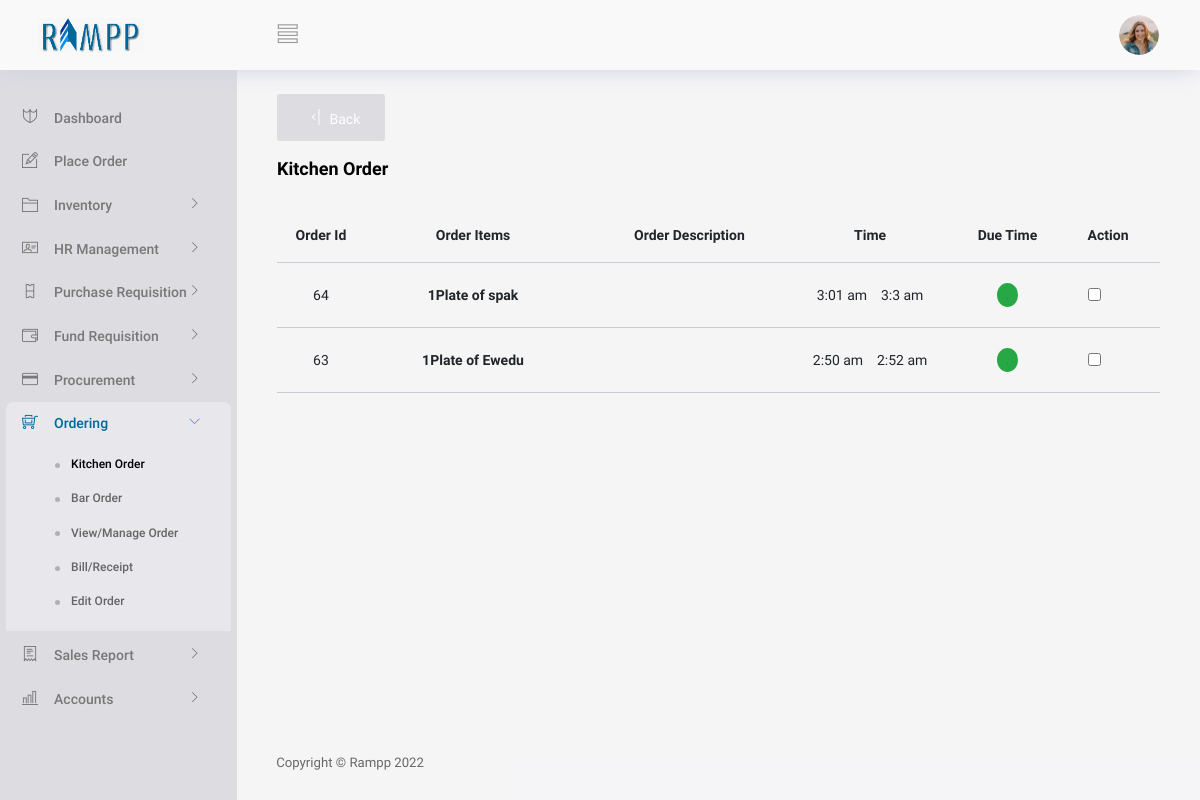
Page /View/Ordering/kichen.php (signed in) on the earlier database version.
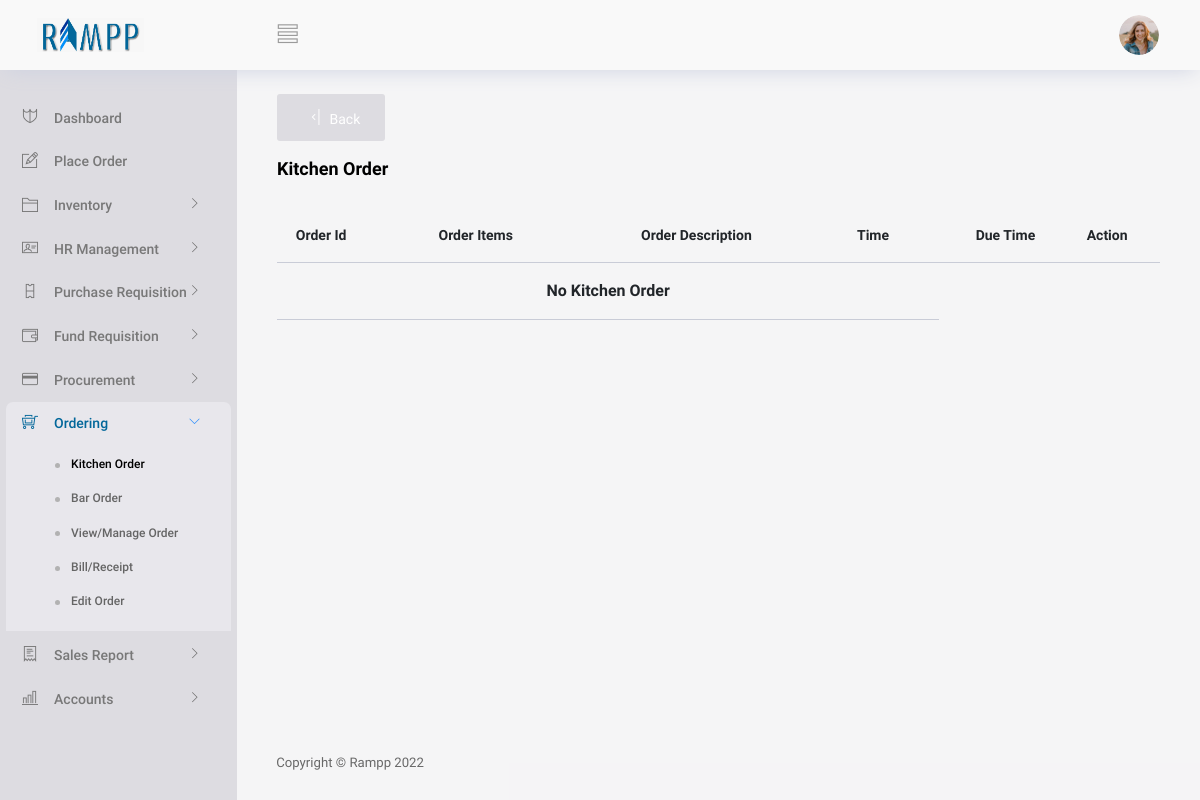
Same page on the later database version.
### tables this page shows
CREATE TABLE IF NOT EXISTS `orders` (
  `sellerid` int(10) DEFAULT NULL,
  `orderid` int(10) NOT NULL,
  `totaltime` int(30) NOT NULL,
  `totalammount` int(200) NOT NULL,
  `status` int(10) NOT NULL,
  `orderdate` date NOT NULL,
  `odertime` varchar(30) NOT NULL,
  `hr` int(10) NOT NULL,
  `min` int(10) NOT NULL,
  `ampm` varchar(20) NOT NULL,
  `br` int(20) NOT NULL,
  `kch` int(20) NOT NULL,
  `receipt` int(10) NOT NULL,
  `k` int(10) NOT NULL,
  `b` int(10) NOT NULL,
  `bill` int(10) NOT NULL,
  `kt` int(100) NOT NULL,
  `bt` int(100) NOT NULL,
  `totalProfit` int(100) NOT NULL,
  `customerId` int(70) NOT NULL,
  `hasKechenDisc` tinyint(1) DEFAULT NULL,
  `hasBarDisc` tinyint(1) DEFAULT NULL,
  `kechenDisc` longtext,
  `barDisc` longtext,
  `locationName` longtext,
  `serviceCharge` int(200) DEFAULT '0'
);

CREATE TABLE IF NOT EXISTS `orderditems` (
  `productname` varchar(200) NOT NULL,
  `price` int(100) NOT NULL,
  `quantity` int(100) NOT NULL,
  `amount` int(200) NOT NULL,
  `preptime` int(60) NOT NULL,
  `orderid` int(100) NOT NULL,
  `productcat` varchar(200) NOT NULL,
  `sn` int(200) NOT NULL,
  `finish` int(10) NOT NULL,
  `prepAt` varchar(100) NOT NULL,
  `description` varchar(200) NOT NULL,
  `dateOrderd` date DEFAULT NULL,
  `productId` int(100) NOT NULL,
  `profit` int(100) NOT NULL,
  `costprice` int(100) DEFAULT NULL,
  `sellingprice` int(100) DEFAULT NULL,
  `unitOfMeasure` varchar(70) NOT NULL,
  `id` int(11) NOT NULL AUTO_INCREMENT,
  `location` longtext,
  PRIMARY KEY (`id`)
);

### Controller/generalController.php (called while the page is built, shortened)
<?php
class GeneralController
{
    function getAllOrderItems($conn,$id)
    {
        $items = array();
        $query = "SELECT * FROM orderditems WHERE orderid ='$id'";
        $results = mysqli_query($conn, $query);
        while ($row = mysqli_fetch_array($results)) {
            $items[] = $row;
        }
        return $items;
    }
    function getAllKitchenOrder($conn)
    {
        $items = array();
        $query = "SELECT * FROM orders WHERE kch='1' AND `status`='0'";
        $results = mysqli_query($conn, $query);
        while ($row = mysqli_fetch_array($results)) {
            $items[] = $row;
        }
      return $items;
    }
    function check_in_array(array $array, $callback)
    {
        $value = call_user_func($callback, $array);
        return $value;
    }
}

### View/Ordering/kichen.php (the view, shortened to what the changed rows need)
<?php
   if(isset($_SESSION['validuser']))
   {
     include("../partials/_header.php");
     require("../../Controller/generalController.php");
     $conn = conString1();
    $UserUtils = new GeneralController();
    $order =  $UserUtils->getAllKitchenOrder($conn);
?>
<body>
  <div class="container-scroller">
    <div class="container-fluid page-body-wrapper">
      <div class="main-panel">
        <div class="content-wrapper gbgn">
          <br/>
          <br/>
         <div class="row">
         <div class="col-12 grid-margin ">
              <div class="" >
                <div class="">
                <div class="table-responsive">
                    <table class="table table-hover">
                        <thead>
                            <tr>
                            <th class="text-center" width="10%">Order Id</th>
                                <th class="text-center" width="25%">Order Items</th>
                                <th class="text-center" width="25%">Order Description</th>
                                <th class="text-center" width="15%">Time</th>
                                <th class="text-center" width="15%">Due Time</th>
                                <th class="text-left" width="10%">Action</th>
                            </tr>
                        </thead>
                        <tbody>
                        <?php
                        $data22 =  $UserUtils->check_in_array($order, function($i){
                          $ans = array();
                          foreach ($i as $index => $v) {
                              if ($v['k'] == 0) {
                                  $ans[] = $v;
                              }
                          }
                          return (count($ans) == 0?array():$ans);
                          });
                           if (count($data22) < 1) {
                        ?>
                        <tr>
                        <th colspan="4" class="text-center">No Kitchen Order</th>
                        </tr>
                          <?php
                           }else{
                              foreach ($data22 as $index => $value) {
                          ?>
                              <tr>
                                <td class="text-center"><?php echo $value['orderid'] ?></td>
                                <td class="text-center">
                                  <div class="row">
                                  <?php
                                  $data =  $UserUtils->getAllOrderItems($conn,$value['orderid']);
                                  $data2 =  $UserUtils->check_in_array($data, function($i){
                                    $ans = array();
                                    foreach ($i as $index => $v) {
                                        if ($v['prepAt'] == "Kitchen") {
                                            $ans[] = $v;
                                        }
                                    }
                                    return (count($ans) == 0?array():$ans);
                                    });
                                      foreach ($data2 as $index => $value2) {
                                        $min = $value['min']+$value['kt'];
                                  ?>
                                    <div class="col-12">
                                    <p class="font-weight-bold mb-0"><?php echo $value2["quantity"]."".$value2["unitOfMeasure"]." of ". $value2['productname'] ?></p>
                                    </div>
                                  <?php
                                    }
                                  ?>
                                  </div>
                                </td>
                                <td class="text-center"><?php echo $value['hasKechenDisc'] == 1?$value["kechenDisc"]:"" ?></td>
                                <td class="text-center"><?php echo $value['odertime']?> &nbsp;&nbsp; <?php echo "".$value['hr'].":".$min." ".$value['ampm']?> </td>
                                <?php
                                $h = date("h")+1;
                                $m = date("i");
                                $ts = "$h:$m";
                                $hr = $value['hr'];
                                $ot = "$hr:$min";
                                $dd = date("h:i",strtotime($ts));
                                $ee = date("h:i",strtotime($ot));
                                  if ($dd > $ee){
                                ?>
                                 <td class="text-center"><label class='badge badge-danger rounded-circle text-danger'>.</label> </td>
                                <?php
                                }else{
                                  ?>
                                  <td class="text-center"><label class='badge badge-success rounded-circle text-success'>.</label> </td>
                                <?php
                                }
                              ?>
                                  <td class="text-left "><input class="text-primary" value="1"  type="checkbox" onChange="checkItem(<?php echo $value['orderid'] ?>,this)"></td>
                              </tr>
                              <?php
                              }
                              }
                                ?>
                        </tbody>
                    </table>
                </div>
                </div>
              </div>
            </div>
         </div>
        </div>
        </div>
        </div>
      </div>
<?php
 include("../partials/_script.php");
?>
<?php
 }
 else
 {
     header("Location: ../../index.php?message=loginNot");
     exit;
 }
?>

Differences in the rows shown:
no longer on this page (row edited): orders: orderid "64", odertime "3:01 am", hr "3", min "3", ampm "am"
no longer on this page (row edited): orderditems: quantity "1", unitOfMeasure "Plate", productname "spak", shown under "64"
no longer on this page (row edited): orders: orderid "63", odertime "2:50 am", hr "2", min "52", ampm "am"
no longer on this page (row edited): orderditems: quantity "1", unitOfMeasure "Plate", productname "Ewedu", shown under "63"
Other differences:
text now shown: "No Kitchen Order"
